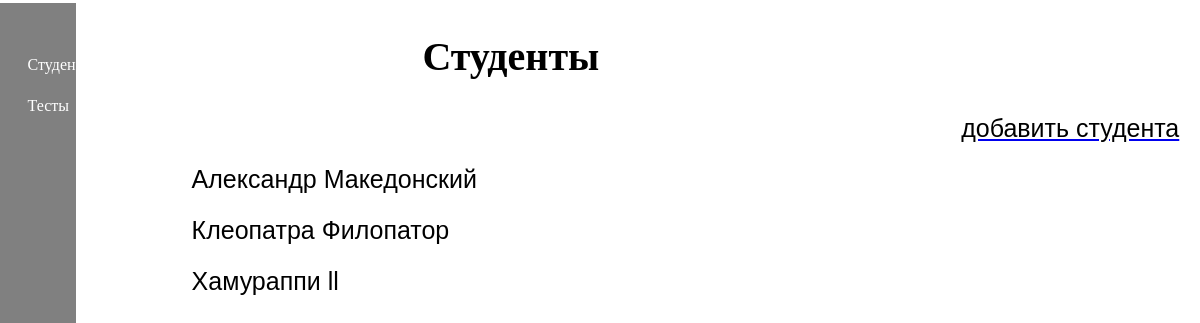
Page /teacher/ on the earlier database version.
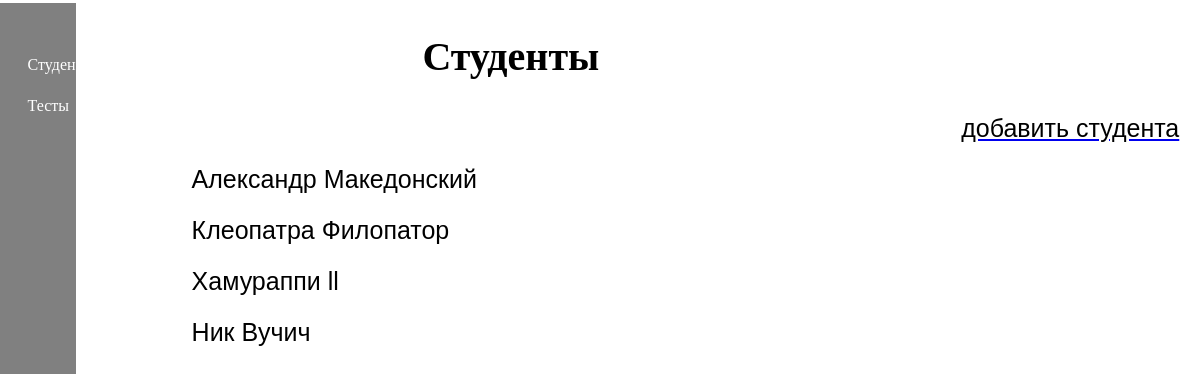
Same page on the later database version.
### users/models.py (models this page shows, shortened)
class Students(models.Model):
    name = models.CharField('Имя', max_length=50)
    last_name = models.CharField('Фамилия', max_length=50)
    email = models.EmailField('почтовый яшик')
    password = models.CharField('пароль', max_length=50)
    class Meta:
        verbose_name = 'Пользователь'
        verbose_name_plural = 'Пользователи'

### teacher/views.py (the view)
# urls.py: path('', views.index),
def index(request):
    student = Students.objects.all()
    return render(request, 'teacher/studentC.html', {'student': student})

### teacher/templates/teacher/studentC.html (shortened to what this page needs)
{% extends 'teacher/layout.html' %}
{% block body %}
<h2>Студенты</h2>
<a href="{% url 'add-student' %}"><button class="add_button_student">добавить студента </button></a>
    <div>
        {% for el in student %}
        <div class="list list-warning">
            <button>{{ el.name }} {{ el.last_name }}</button>
        </div>
        {% endfor %}
    </div>
{% endblock %}

Differences in the rows shown:
added Students: name "Ник", last_name "Вучич"
